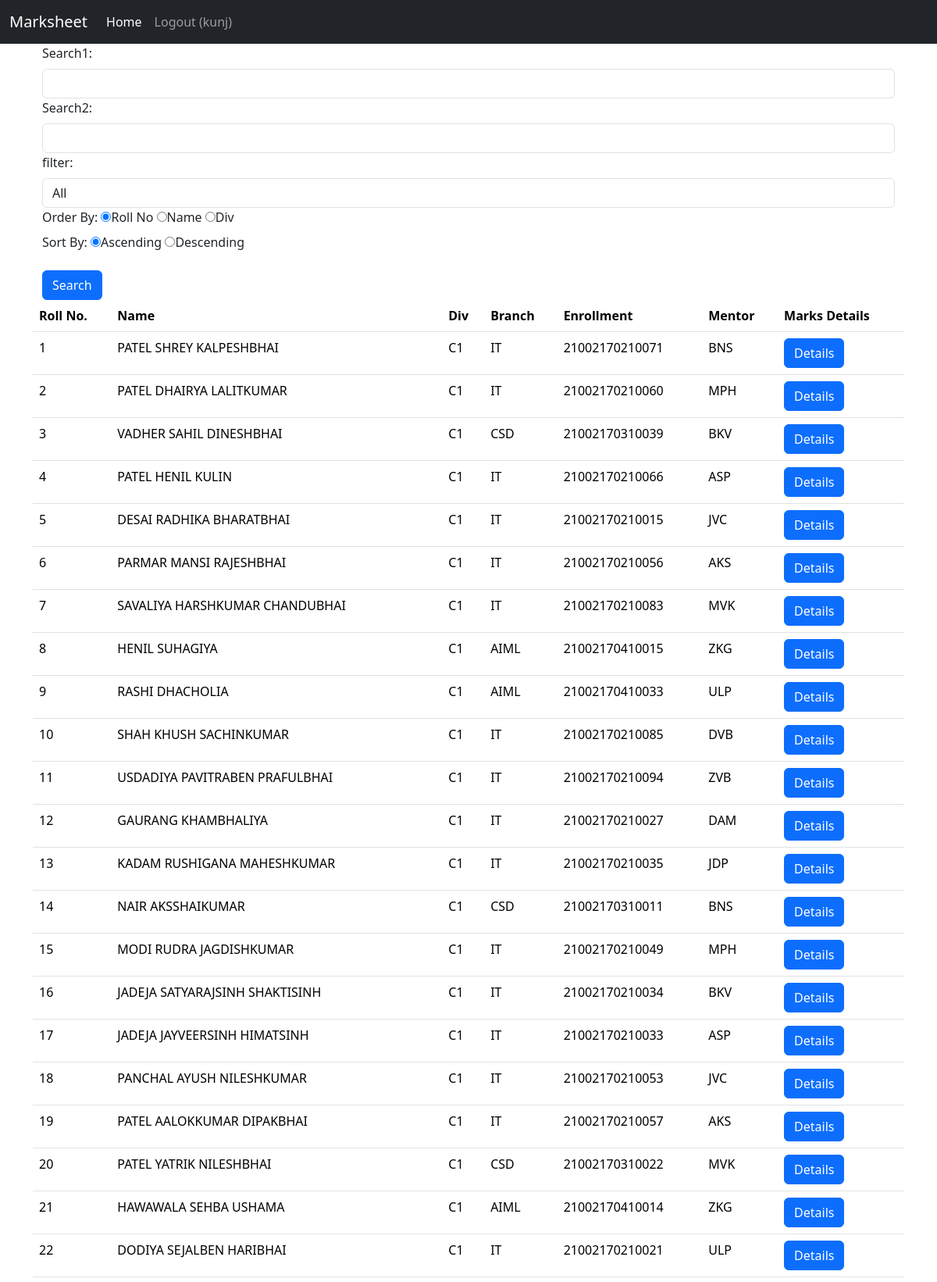
The app's page /home/ (signed in, upper part) with its own data.
### marks/models.py (models this page shows, shortened)
class Marksheet(models.Model):
    Roll_No = models.IntegerField()
    Div = models.CharField(max_length=50)
    Mentor= models.CharField(max_length=50)
    Branch= models.CharField(max_length=50)
    Enrollment= models.IntegerField()
    Name= models.CharField(max_length=50)
    DM_T1= models.FloatField()
    DM_T2= models.FloatField()
    DM_T3= models.FloatField()
    DM_T4= models.FloatField()
    FSD_2_T1= models.FloatField()
    FSD_2_T2= models.FloatField()
    FSD_2_T3= models.FloatField()
    FSD_2_T4= models.FloatField()
    TOC_T1=models.FloatField()
    TOC_T2= models.FloatField()
    TOC_T3=models.FloatField()
    TOC_T4= models.FloatField()
    FCSP_2_T1= models.FloatField()
    FCSP_2_T2= models.FloatField()
    FCSP_2_T3= models.FloatField()
    FCSP_2_T4= models.FloatField()
    COA_T1= models.FloatField()
    COA_T2= models.FloatField()
    COA_T3= models.FloatField()
    COA_T4= models.FloatField()

### marks/views.py (the view)
# urls.py: path('home/', views.home, name='home'),
def home(request):
    searchTerm1 = request.GET.get('search1')
    searchTerm2 = request.GET.get('search2')
    Filter = request.GET.get('filter')
    Order = request.GET.get('order')
    Sort = request.GET.get('sort')
    Norder = ''
    if Sort == '0' and Order:
        Norder = '-'+Order
    if searchTerm1 or searchTerm2:
        if searchTerm1 == "":
            searchTerm1 = searchTerm2
        if searchTerm2 == "":
            searchTerm2 = searchTerm1
    if Order:
        if searchTerm1 or searchTerm2:
            if 'All' == Filter:
                marks = Marksheet.objects.filter(Name__icontains=searchTerm1).order_by(
                    Order) | Marksheet.objects.filter(Div__icontains=searchTerm1).order_by(
                    Order) | Marksheet.objects.filter(Roll_No__icontains=searchTerm1).order_by(
                    Order) | Marksheet.objects.filter(Mentor__icontains=searchTerm1).order_by(
                    Order) | Marksheet.objects.filter(Enrollment__icontains=searchTerm1).order_by(
                    Order) | Marksheet.objects.filter(Branch__icontains=searchTerm1).order_by(Order)|Marksheet.objects.filter(Name__icontains=searchTerm2).order_by(
                    Order) | Marksheet.objects.filter(Div__icontains=searchTerm2).order_by(
                    Order) | Marksheet.objects.filter(Roll_No__icontains=searchTerm2).order_by(
                    Order) | Marksheet.objects.filter(Mentor__icontains=searchTerm2).order_by(
                    Order) | Marksheet.objects.filter(Enrollment__icontains=searchTerm2).order_by(
                    Order) | Marksheet.objects.filter(Branch__icontains=searchTerm2).order_by(Order)
            elif 'Name' == Filter:
                marks = Marksheet.objects.filter(
                    Name__icontains=searchTerm1).order_by(Order) | Marksheet.objects.filter(
                    Name__icontains=searchTerm2).order_by(Order)
            elif 'Div' == Filter:
                marks = Marksheet.objects.filter(
                    Div__icontains=searchTerm1).order_by(Order)|Marksheet.objects.filter(
                    Div__icontains=searchTerm2).order_by(Order)
            elif 'Roll_No' == Filter:
                marks = Marksheet.objects.filter(
                    Roll_No__icontains=searchTerm1).order_by(Order)|Marksheet.objects.filter(
                    Roll_No__icontains=searchTerm2).order_by(Order)
            elif 'Mentor' == Filter:
                marks = Marksheet.objects.filter(
                    Mentor__icontains=searchTerm1).order_by(Order)|Marksheet.objects.filter(
                    Mentor__icontains=searchTerm2).order_by(Order)
            elif 'Enrollment' == Filter:
                marks = Marksheet.objects.filter(
                    Enrollment__icontains=searchTerm1).order_by(Order)|Marksheet.objects.filter(
                    Enrollment__icontains=searchTerm2).order_by(Order)
            elif 'Branch' == Filter:
                marks = Marksheet.objects.filter(
                    Branch__icontains=searchTerm1).order_by(Order)|Marksheet.objects.filter(
                    Branch__icontains=searchTerm2).order_by(Order)
        else:
            marks = Marksheet.objects.all().order_by(Order)
    else:
        marks = Marksheet.objects.all().order_by("Roll_No")
    if Sort == '0' and Order:
        marks = marks.order_by(Norder)
    return render(request, 'home.html', {'marks': marks, 'Filter': Filter, 'Order': Order, 'Norder': Norder})

### marks/templates/home.html (shortened to what this page needs)
{% extends "base.html" %}
{% block content %}
<div>
  <div class="container">
    <form action="">
      <div class="mb-3">
        <label class="form-label">Search1:</label>
        <input type="text" name="search1" class="form-control" />
        <label class="form-label">Search2:</label>
        <input type="text" name="search2" class="form-control" />
        <label class="form-label">filter:</label>
        <select name="filter" id="" class="form-control">
            <option value="All">All</option>
        </select>
        <label class="form-label">Order By:</label>
        <label><input type="radio" id="" name="order" value="Roll_No" checked />Roll No</label>
        <label><input type="radio" id="" name="order" value="Name"/>Name</label>
        <label><input type="radio" id="" name="order" value="Div" />Div</label><br>
        <label class="form-label">Sort By:</label>
        <label><input type="radio" id="" name="sort" value="1" checked />Ascending</label>
        <label><input type="radio" id="" name="sort" value="0"/>Descending</label>
      </div>
      <button type="submit" class="btn btn-primary">Search</button>
    </form>
  </div>
  <table class="table">
    <thead>
      <tr>
        <th scope="col">Roll No.</th>
        <th scope="col">Name</th>
        <th scope="col">Div</th>
        <th scope="col">Branch</th>
        <th scope="col">Enrollment</th>
        <th scope="col">Mentor</th>
        <th scope="col">Marks Details</th>
      </tr>
    </thead>
    {% for i in marks %}
    <tbody>
      <tr>
        <td>{{i.Roll_No}}</td>
        <td>{{i.Name}}</td>
        <td>{{i.Div}}</td>
        <td>{{i.Branch}}</td>
        <td>{{i.Enrollment}}</td>
        <td>{{i.Mentor}}</td>
        <td><a href="{% url 'detail' i.id %}" class="btn btn-primary">Details</a></td>
      </tr>
    </tbody>
    {% endfor %}
  </table>
</div>
{% endblock content %}

### marks/templates/base.html (shortened to what this page needs)
<!DOCTYPE html>
<html lang="en">
  <head>
    <link
      href="https://cdn.jsdelivr.net/npm/bootstrap@5.3.2/dist/css/bootstrap.min.css"
      rel="stylesheet"
    />
  </head>
  <body>
    <nav class="navbar navbar-expand-lg navbar-dark bg-dark">
      <div class="container-fluid">
        <a class="navbar-brand" href={% url "main" %}>Marksheet</a>
        <div class="collapse navbar-collapse" id="navbarNav">
          <ul class="navbar-nav">
            <li class="nav-item">
              <a class="nav-link active" aria-current="page" href={% url "home" %}>Home</a>
            </li>
            <li class="nav-item">
              <a class="nav-link" href={% url 'logout' %}>Logout  ({{ user.username }})
            </li>
          </ul>
        </div>
      </div>
    </nav>
    <div class="container">{% block content %} {% endblock content %}</div>
  </body>
</html>

### records on screen
Marksheet: Roll_No "1", Name "PATEL SHREY KALPESHBHAI", Div "C1", Branch "IT", Enrollment "21002170210071", Mentor "BNS"
Marksheet: Roll_No "2", Name "PATEL DHAIRYA LALITKUMAR", Div "C1", Branch "IT", Enrollment "21002170210060", Mentor "MPH"
Marksheet: Roll_No "3", Name "VADHER SAHIL DINESHBHAI", Div "C1", Branch "CSD", Enrollment "21002170310039", Mentor "BKV"
Marksheet: Roll_No "4", Name "PATEL HENIL KULIN", Div "C1", Branch "IT", Enrollment "21002170210066", Mentor "ASP"
Marksheet: Roll_No "5", Name "DESAI RADHIKA BHARATBHAI", Div "C1", Branch "IT", Enrollment "21002170210015", Mentor "JVC"
Marksheet: Roll_No "6", Name "PARMAR MANSI RAJESHBHAI", Div "C1", Branch "IT", Enrollment "21002170210056", Mentor "AKS"
Marksheet: Roll_No "7", Name "SAVALIYA HARSHKUMAR CHANDUBHAI", Div "C1", Branch "IT", Enrollment "21002170210083", Mentor "MVK"
Marksheet: Roll_No "8", Name "HENIL SUHAGIYA", Div "C1", Branch "AIML", Enrollment "21002170410015", Mentor "ZKG"
Marksheet: Roll_No "9", Name "RASHI DHACHOLIA", Div "C1", Branch "AIML", Enrollment "21002170410033", Mentor "ULP"
Marksheet: Roll_No "10", Name "SHAH KHUSH SACHINKUMAR", Div "C1", Branch "IT", Enrollment "21002170210085", Mentor "DVB"
Marksheet: Roll_No "11", Name "USDADIYA PAVITRABEN PRAFULBHAI", Div "C1", Branch "IT", Enrollment "21002170210094", Mentor "ZVB"
Marksheet: Roll_No "12", Name "GAURANG KHAMBHALIYA", Div "C1", Branch "IT", Enrollment "21002170210027", Mentor "DAM"
Marksheet: Roll_No "13", Name "KADAM RUSHIGANA MAHESHKUMAR", Div "C1", Branch "IT", Enrollment "21002170210035", Mentor "JDP"
Marksheet: Roll_No "14", Name "NAIR AKSSHAIKUMAR", Div "C1", Branch "CSD", Enrollment "21002170310011", Mentor "BNS"
Marksheet: Roll_No "15", Name "MODI RUDRA JAGDISHKUMAR", Div "C1", Branch "IT", Enrollment "21002170210049", Mentor "MPH"
Marksheet: Roll_No "16", Name "JADEJA SATYARAJSINH SHAKTISINH", Div "C1", Branch "IT", Enrollment "21002170210034", Mentor "BKV"
Marksheet: Roll_No "17", Name "JADEJA JAYVEERSINH HIMATSINH", Div "C1", Branch "IT", Enrollment "21002170210033", Mentor "ASP"
Marksheet: Roll_No "18", Name "PANCHAL AYUSH NILESHKUMAR", Div "C1", Branch "IT", Enrollment "21002170210053", Mentor "JVC"
Marksheet: Roll_No "19", Name "PATEL AALOKKUMAR DIPAKBHAI", Div "C1", Branch "IT", Enrollment "21002170210057", Mentor "AKS"
Marksheet: Roll_No "20", Name "PATEL YATRIK NILESHBHAI", Div "C1", Branch "CSD", Enrollment "21002170310022", Mentor "MVK"
Marksheet: Roll_No "21", Name "HAWAWALA SEHBA USHAMA", Div "C1", Branch "AIML", Enrollment "21002170410014", Mentor "ZKG"
Marksheet: Roll_No "22", Name "DODIYA SEJALBEN HARIBHAI", Div "C1", Branch "IT", Enrollment "21002170210021", Mentor "ULP"

### other values on screen
{{ user.username }} "kunj"
